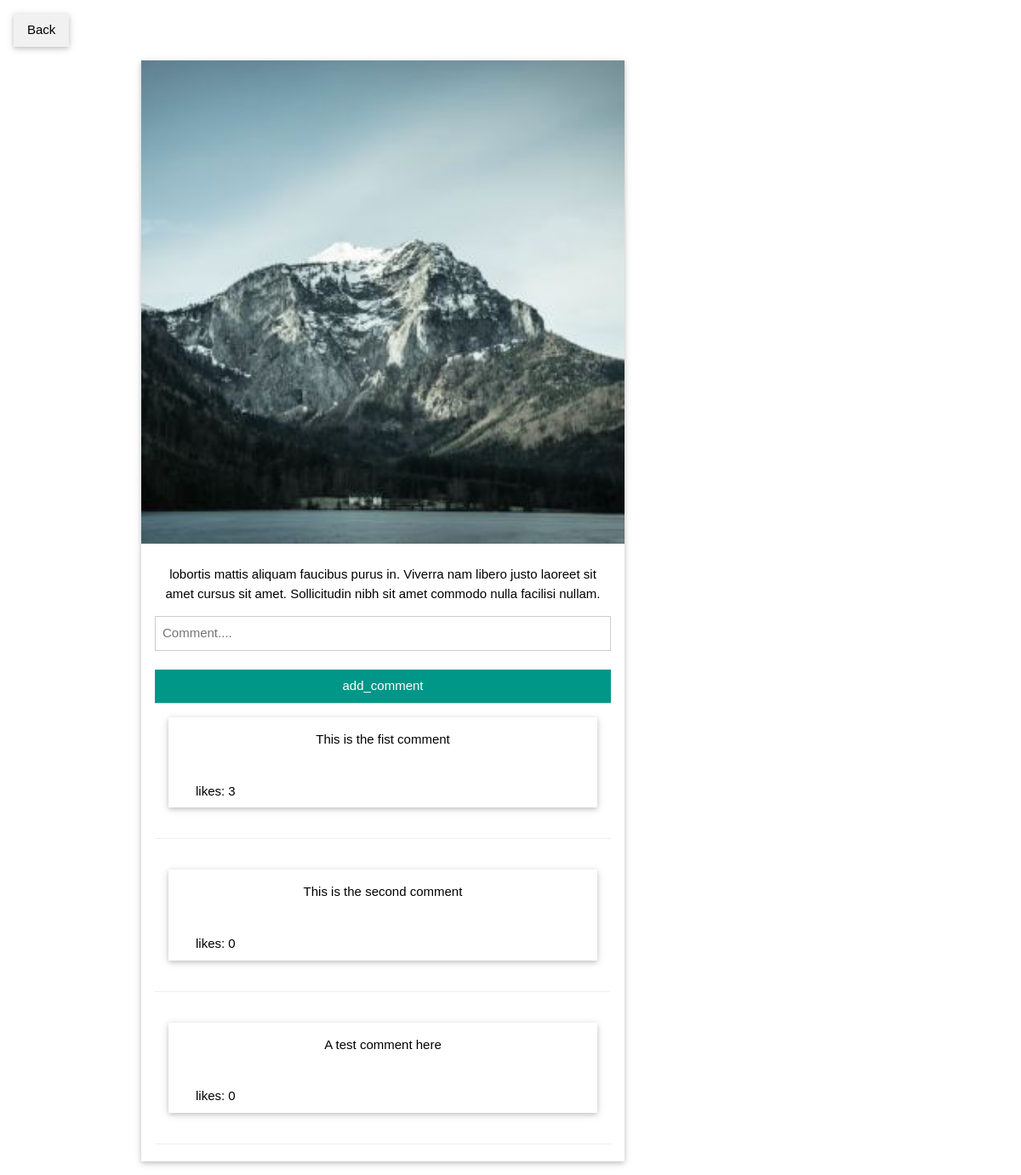
The app's page /show_comments.php?id=5 (signed in), older data.
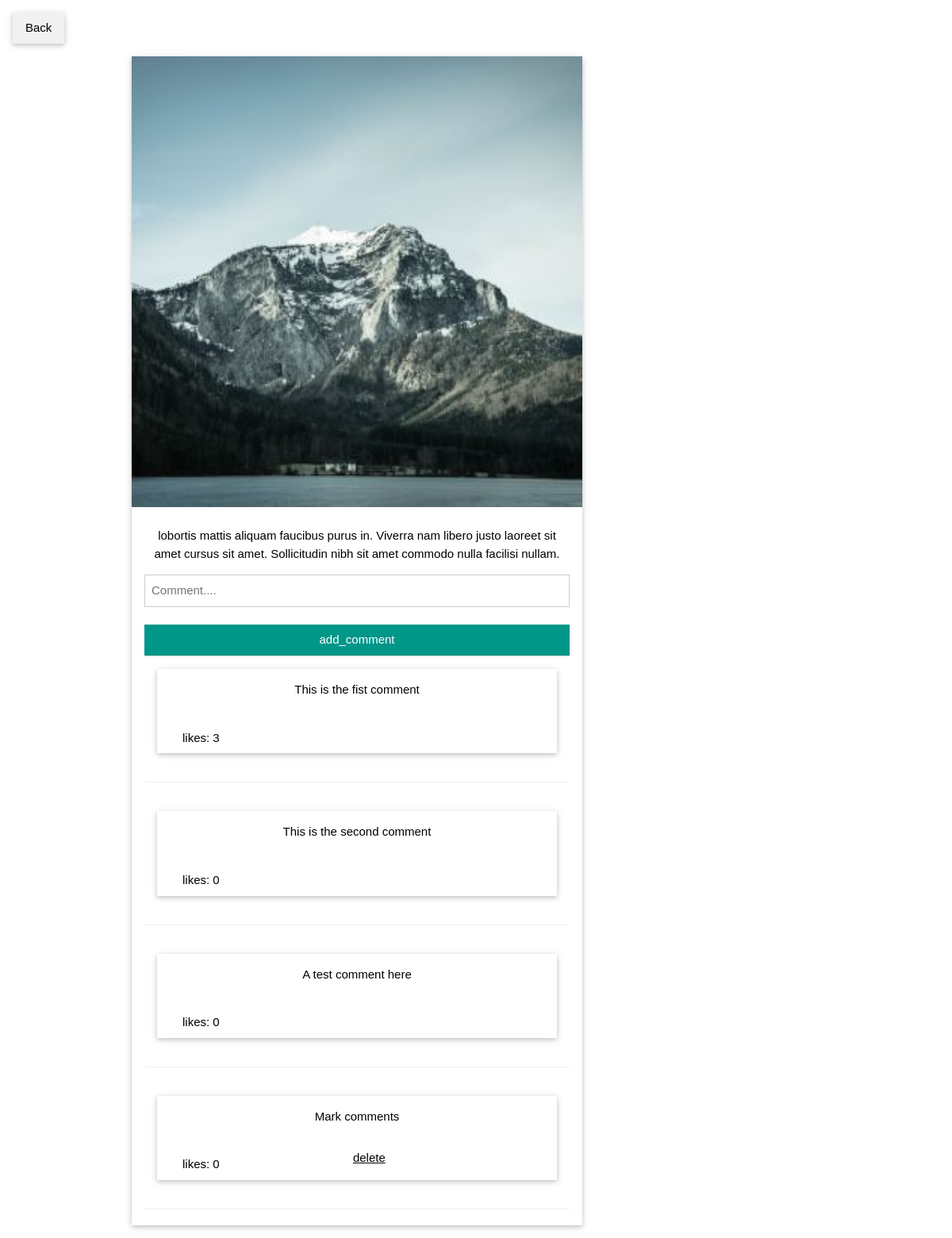
The same page, newer data.
### tables this page shows
CREATE TABLE `posts` (
  `id` int(11) NOT NULL AUTO_INCREMENT,
  `title` varchar(20) DEFAULT NULL,
  `msg` text NOT NULL,
  `likes` int(11) DEFAULT 0,
  `tags` text DEFAULT NULL,
  `userid` int(11) DEFAULT NULL,
  `date_posted` datetime DEFAULT current_timestamp(),
  PRIMARY KEY (`id`),
  KEY `userid` (`userid`),
  CONSTRAINT `posts_ibfk_1` FOREIGN KEY (`userid`) REFERENCES `users` (`id`)
);

CREATE TABLE `comments` (
  `id` int(11) NOT NULL AUTO_INCREMENT,
  `msg` text NOT NULL,
  `likes` int(11) DEFAULT 0,
  `postid` int(11) DEFAULT NULL,
  `userid` int(11) DEFAULT NULL,
  `date_posted` datetime DEFAULT current_timestamp(),
  PRIMARY KEY (`id`),
  KEY `userid` (`userid`),
  KEY `postid` (`postid`),
  CONSTRAINT `comments_ibfk_1` FOREIGN KEY (`userid`) REFERENCES `users` (`id`),
  CONSTRAINT `comments_ibfk_2` FOREIGN KEY (`postid`) REFERENCES `posts` (`id`)
);

### uploads.php (called while the page is built, shortened)
<?php
function strip_extension($filename)
{
  $ext_index = strrpos($filename, '.');
  $name = substr($filename, 0, $ext_index);
  return $name;
}
function get_image($postid)
{
  if ($handle = opendir(__DIR__ . '/images'))
  {
    while (false !== ($filename = readdir($handle)))
    {
      if ($postid === strip_extension($filename)) {
        return $filename;
      }
    }
  }
}

### app.php (called while the page is built, shortened)
<?php
function get_comments($post_id, $conn): array
{
    $sql = "SELECT `id`, `msg`, `likes`, `userid` FROM `comments` WHERE `postid` = '$post_id'";
    $data  = $conn -> query($sql);
    $comments = $data -> fetch_all(MYSQLI_ASSOC);
    return $comments;
}

### show_comments.php (the view, shortened to what this page needs)
<?php
require_once "db_connect/connect.php";
require_once "app.php";
require_once "uploads.php";
$postid = $_GET['id'];
$userid = $_SESSION['userid'];
$post_query = "SELECT `title`, `msg`, `likes` FROM `posts` WHERE `id` = '$postid' ";
$post_content = $conn -> query($post_query);
if ($post_content) {
    $post = $post_content -> fetch_assoc();
} else {
    echo "An unexpected error occurred : " . $conn->error;
}
$comments = get_comments($postid, $conn);
?>
<!DOCTYPE html>
<html lang='en'>
<head>
  <link rel="stylesheet" type="text/css" href="static/w3.css" >
</head>
<body>
  <div class="w3-container">
    <a href="index.php" class='w3-btn w3-card w3-light-grey'>Back</a>
  </div>
  <div class="w3-content" style="max-width:900px">
    <div class="w3-row">
      <div class="w3-col l8 s12 w3-center">
        <div class="w3-card w3-margin w3-white">
          <?php if (get_image($postid)): ?>
            <img src="<?= 'images/' . get_image($postid) ?>" alt="Nature" style="width:100%">
          <?php endif ?>
          <div class="w3-container">
          </div>
          <div class="w3-container">
            <p><?= $post['msg']; ?></p>
          </div>
          <div class="w3-container">
            <form method="POST" action="add_comment.php">
              <input type="text" class="w3-input w3-border" name='comment' placeholder='Comment....' required >
              <br />
              <input type="submit" name="Add" value="add_comment" class="w3-input w3-teal" />
            </form>
            <?php if ($comments) : ?>
            <?php foreach($comments as $comment) : ?>
              <div class="w3-row">
                <div class="w3-card w3-margin w3-white">
                  <div class="w3-container">
                    <p><?= $comment['msg'] ?? "No comments yet"; ?></p>
                    <div class="w3-row">
                      <p>
                        <span class="w3-padding w3-left">likes: <?= $comment['likes'] ?? ""; ?></span>
                        <?php if ($userid === $comment['userid']): ?>
                          <span><a href="delete_comment.php?comment_id=<?= $comment['id']; ?>">delete</a></span>
                        <?php endif ?>
                        <span class="w3-padding-large w3-right"><?= $comment['date_posted'] ?? ""; ?></span>
                      </p>
                    </div>
                  </div>
                </div>
              </div>
              <hr />
            <?php endforeach ?>
            <?php endif ?>
          </div>
        </div>
      </div>
    </div>
  </div>
</body>
</html>

### static/w3.css (style rules this page uses)
html { box-sizing:border-box }
*,*:before,*:after { box-sizing:inherit }
html { -ms-text-size-adjust:100%;-webkit-text-size-adjust:100% }
body { margin:0 }
a { background-color:transparent }
img { border-style:none }
hr { box-sizing:content-box;height:0;overflow:visible }
button,input,select,textarea,optgroup { font:inherit;margin:0 }
button,input { overflow:visible }
button,[type=button],[type=reset],[type=submit] { -webkit-appearance:button }
html,body { font-family:Verdana,sans-serif;font-size:15px;line-height:1.5 }
html { overflow-x:hidden }
hr { border:0;border-top:1px solid #eee;margin:20px 0 }
img { vertical-align:middle }
a { color:inherit }
.w3-btn,.w3-button { border:none;display:inline-block;padding:8px 16px;vertical-align:middle;overflow:hidden;text-decoration:none;color:inherit;background-color:inherit;text-align:center;cursor:pointer;white-space:nowrap }
.w3-btn,.w3-button { -webkit-touch-callout:none;-webkit-user-select:none;-khtml-user-select:none;-moz-user-select:none;-ms-user-select:none;user-select:none }
.w3-input { padding:8px;display:block;border:none;border-bottom:1px solid #ccc;width:100% }
.w3-container:after,.w3-container:before,.w3-panel:after,.w3-panel:before,.w3-row:after,.w3-row:before,.w3-row-padding:after,.w3-row-padding:before, .w3-cell-row:before,.w3-cell-row:after,.w3-clear:after,.w3-clear:before,.w3-bar:before,.w3-bar:after { content:"";display:table;clear:both }
.w3-col,.w3-half,.w3-third,.w3-twothird,.w3-threequarter,.w3-quarter { float:left;width:100% }
.w3-col.s12 { width:99.99999% }
@media (min-width:993px) { .w3-col.l8 { width:66.66666% } }
.w3-content,.w3-auto { margin-left:auto;margin-right:auto }
.w3-content { max-width:980px }
.w3-container,.w3-panel { padding:0.01em 16px }
.w3-card,.w3-card-2 { box-shadow:0 2px 5px 0 rgba(0,0,0,0.16),0 2px 10px 0 rgba(0,0,0,0.12) }
.w3-center { text-align:center!important }
.w3-border { border:1px solid #ccc!important }
.w3-margin { margin:16px!important }
.w3-padding { padding:8px 16px!important }
.w3-padding-large { padding:12px 24px!important }
.w3-left { float:left!important }
.w3-right { float:right!important }
.w3-teal,.w3-hover-teal:hover { color:#fff!important;background-color:#009688!important }
.w3-white,.w3-hover-white:hover { color:#000!important;background-color:#fff!important }
.w3-light-grey,.w3-hover-light-grey:hover,.w3-light-gray,.w3-hover-light-gray:hover { color:#000!important;background-color:#f1f1f1!important }

Row changes from the older to the newer data that the page shows:
added comments: msg "Mark comments", likes "0"
